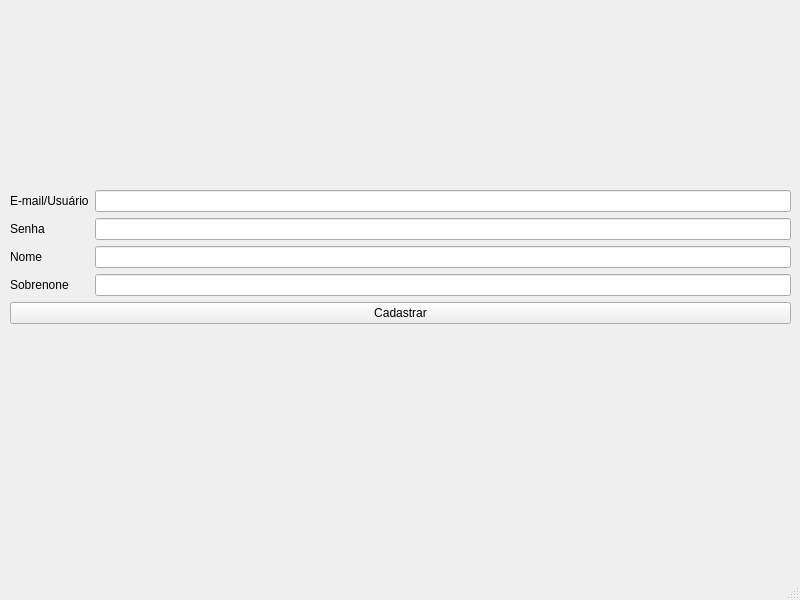
<?xml version="1.0" encoding="UTF-8"?>
<ui version="4.0">
 <class>MainWindow</class>
 <widget class="QMainWindow" name="MainWindow">
  <property name="geometry">
   <rect>
    <x>0</x>
    <y>0</y>
    <width>800</width>
    <height>600</height>
   </rect>
  </property>
  <property name="windowTitle">
   <string>Cadastrar</string>
  </property>
  <widget class="QWidget" name="centralwidget">
   <widget class="QWidget" name="formLayoutWidget">
    <property name="geometry">
     <rect>
      <x>10</x>
      <y>190</y>
      <width>781</width>
      <height>141</height>
     </rect>
    </property>
    <layout class="QFormLayout" name="formLayout">
     <item row="0" column="0">
      <widget class="QLabel" name="label">
       <property name="text">
        <string>E-mail/Usuário</string>
       </property>
      </widget>
     </item>
     <item row="0" column="1">
      <widget class="QLineEdit" name="email"/>
     </item>
     <item row="1" column="0">
      <widget class="QLabel" name="label_2">
       <property name="text">
        <string>Senha</string>
       </property>
      </widget>
     </item>
     <item row="1" column="1">
      <widget class="QLineEdit" name="senha"/>
     </item>
     <item row="2" column="0">
      <widget class="QLabel" name="label_3">
       <property name="text">
        <string>Nome</string>
       </property>
      </widget>
     </item>
     <item row="2" column="1">
      <widget class="QLineEdit" name="nome"/>
     </item>
     <item row="3" column="0">
      <widget class="QLabel" name="label_4">
       <property name="text">
        <string>Sobrenone</string>
       </property>
      </widget>
     </item>
     <item row="3" column="1">
      <widget class="QLineEdit" name="sobrenome"/>
     </item>
     <item row="4" column="0" colspan="2">
      <widget class="QPushButton" name="cadastrar">
       <property name="text">
        <string>Cadastrar</string>
       </property>
      </widget>
     </item>
    </layout>
   </widget>
  </widget>
  <widget class="QStatusBar" name="statusbar"/>
 </widget>
 <resources/>
 <connections/>
</ui>
